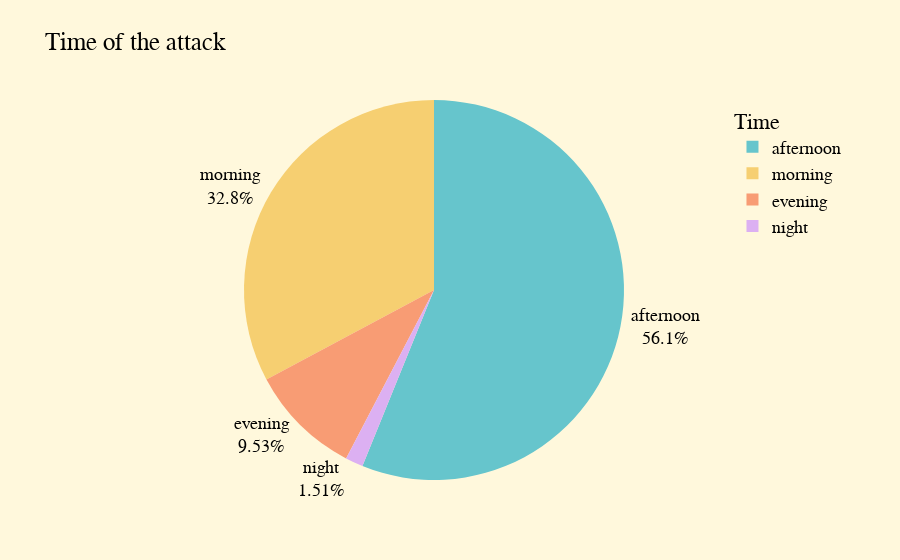

Here is the notebook cell this chart was saved with:
### Code cell
fig6 = plt.gcf()
fig6.set_size_inches(12, 12)

fig6 = px.pie(data_frame = time_count,
             values = 'Count',
             names = 'Time',
             title = 'Time of the attack',
             color_discrete_sequence=px.colors.qualitative.Pastel
             )

fig6.update_traces(textposition ='outside',
                  textinfo = 'label+percent')
fig6.update_layout(paper_bgcolor='cornsilk',
                  legend_title = 'Time',
                  font = dict(
                      family = "Courier New, monospace",
                      size = 18,
                      color = 'black'
                  ))

fig6.show()

plt.show()

### Figure 1 — Plotly figure (JSON) as saved in the notebook; plotly's stock layout.template omitted (floating-point values rounded to 4 significant figures)
{"data": [{"domain": {"x": [0, 1], "y": [0, 1]}, "hovertemplate": "Time=%{label}<br>Count=%{value}<extra></extra>", "labels": ["afternoon", "morning", "evening", "night"], "legendgroup": "", "name": "", "showlegend": true, "textinfo": "label+percent", "textposition": "outside", "type": "pie", "values": [1562, 913, 265, 42]}], "layout": {"font": {"color": "black", "family": "Courier New, monospace", "size": 18}, "legend": {"title": {"text": "Time"}, "tracegroupgap": 0}, "paper_bgcolor": "cornsilk", "piecolorway": ["rgb(102, 197, 204)", "rgb(246, 207, 113)", "rgb(248, 156, 116)", "rgb(220, 176, 242)", "rgb(135, 197, 95)", "rgb(158, 185, 243)", "rgb(254, 136, 177)", "rgb(201, 219, 116)", "rgb(139, 224, 164)", "rgb(180, 151, 231)", "rgb(179, 179, 179)"], "title": {"text": "Time of the attack"}}}
